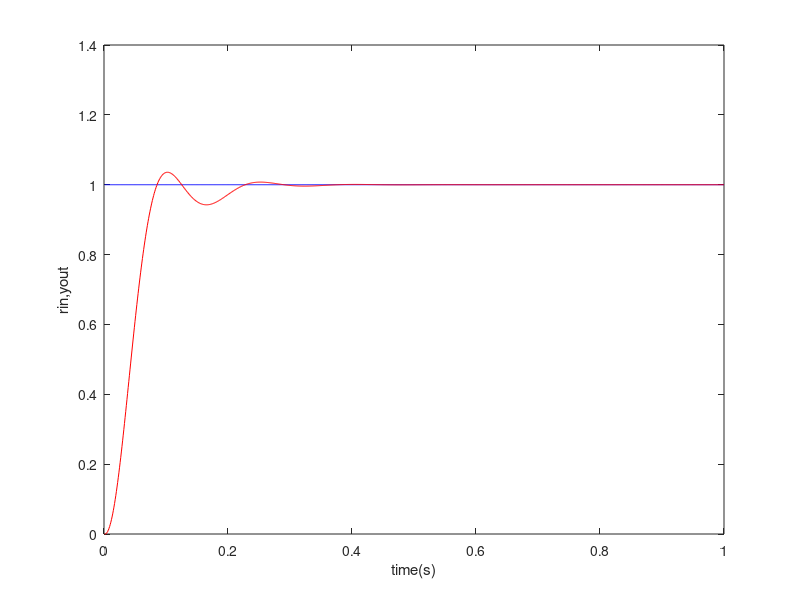
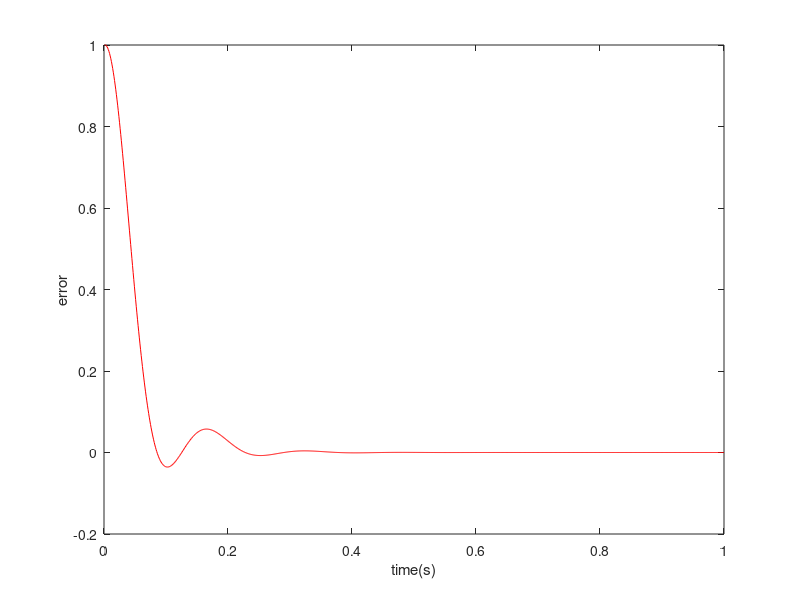

The MATLAB script that drew these images, in order:
    %设一被控对象G（s）=50/(0.125s^2+7s),  
    %用增量式PID控制算法编写仿真程序  
    %（输入分别为单位阶跃、正弦信号，采样时间为1ms，控制器输出限幅：[-3,3],  
    %  仿真曲线包括系统输出及误差曲线）。  

    ts=0.001;                 %采样时间  
    sys=tf(50,[0.125,7, 0]); %tf是传递函数  即被控对象函数G（）;  
    dsys=c2d(sys,ts,'z');    %把控制函数离散化取Z变换n阶定常离散系统差分方程
                                %在零初始条件下取Z变换：
                                %dsys即Y(z)/U(z)
    [num,den]=tfdata(dsys,'v');% 离散化后提取分子、分母    
    
    u_1=0.0;  
    u_2=0.0;  
    y_1=0.0;  
    y_2=0.0;  
    x=[0,0,0]';  
    error_1=0;  
    error_2=0;  
    %核心代码

    for k=1:1:1000  
    time(k)=k*ts;                        %采样次数  
    S=1;  
    if S==1                         %阶跃输入
        kp=6.5;ki=0.1;kd=1;             %初始化PID    
        rin(k)=1;                    %Step Signal   
    elseif S==2                     %正弦输入
        kp=10;ki=0.1;kd=15;             
        rin(k)=0.5*sin(2*pi*k*ts);    %Sine Signal     即实际输入      
    end 

    du(k)=kp*x(1)+kd*x(2)+ki*x(3);      %PID Controller   控制系数    
    u(k)=u_1+du(k);                     %真正的PID输出应该为du+前一时刻的输出
    if u(k)>=3         
       u(k)=3;  
    end  
    if u(k)<=-3  
       u(k)=-3;  
    end  

    %Linear model 难点就是把传递函数转化为差分方程，以实现PID控制。 
    yout(k)=-den(2)*y_1-den(3)*y_2+num(2)*u_1+num(3)*u_2;          %实际输出 num为dsys分子多项式系数，den为dsys分母多项式系数，从n阶定常离散系统差分方程变化来的。
    error(k)=rin(k)-yout(k);                                       % 误差 输入-输出 
    u_2=u_1;                                                       %保存上上次输入   为下次计算  
    u_1=u(k);                                                      %保存上一次控制系数   为下次计算  
    y_2=y_1;                                                       %保存上上次次输出   为下次计算  
    y_1=yout(k);                                                   %保存上一次输出   为下次计算  

    x(1)=error(k) - error_1;                                         %KP的系数  
    x(2)=error(k)-2*error_1+error_2;                               %KD的系数  
    x(3)=error(k);                                                 %KI的系数
    error_2=error_1;                                                %上次的变上上次误差
    error_1=error(k);                                              %这次的变上次的误差
    end 


    figure(1);  
    plot(time,rin,'b',time,yout,'r');                        %输入 和实际控制输出  
    xlabel('time(s)'),ylabel('rin,yout');   
   figure(2);  
    plot(time,error,'r')                                     %时间误差输出曲线  
    xlabel('time(s)');ylabel('error'); 